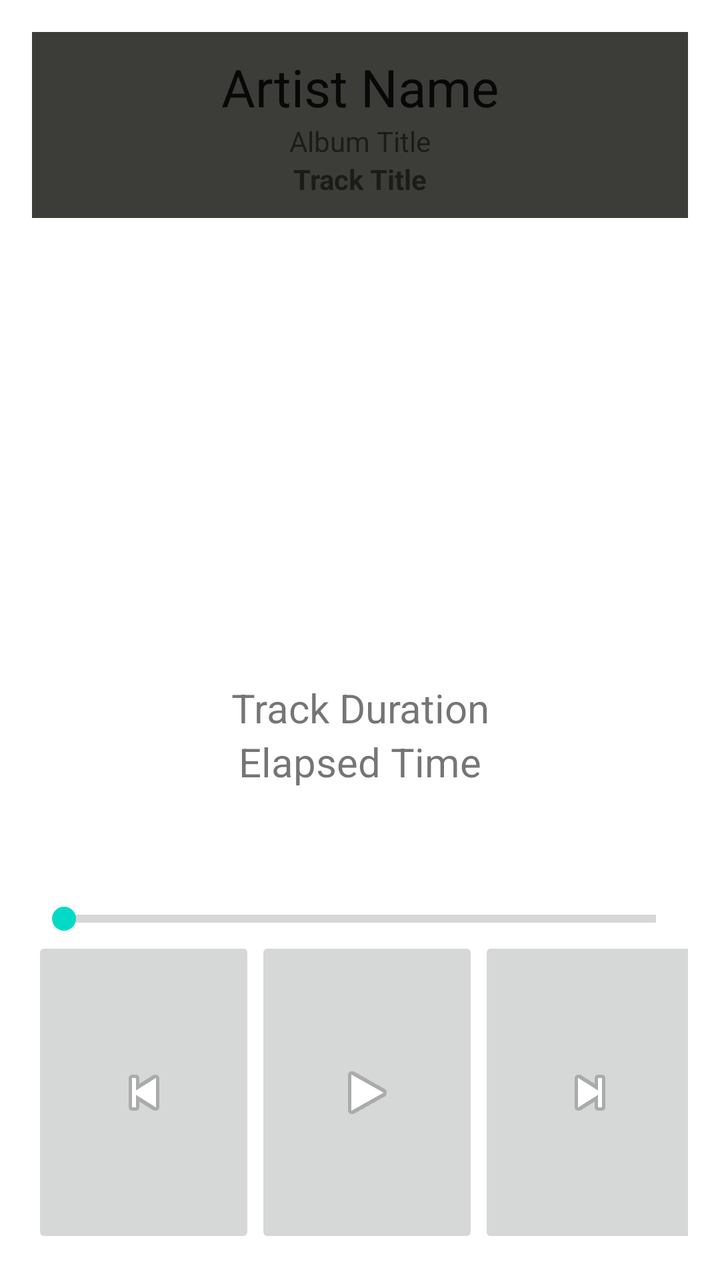
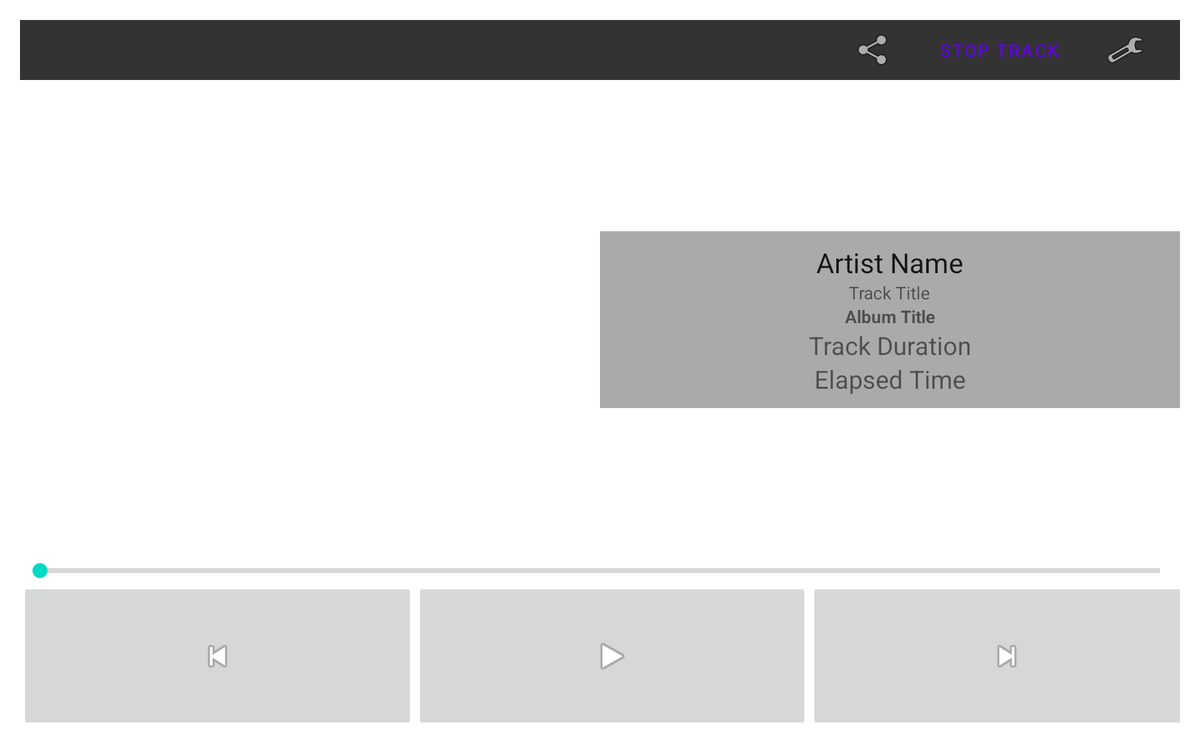

The same Android screen from two of the app's own layout files: first res/layout/ as a phone draws it, then the repository's variant for another configuration, drawn on a device whose configuration selects that folder. Both files follow.
<!-- AndroidManifest.xml: fallback theme Theme.MaterialComponents.DayNight.NoActionBar -->
<!-- res/layout/fragment_track_player.xml -->
<RelativeLayout xmlns:android="http://schemas.android.com/apk/res/android"
    xmlns:tools="http://schemas.android.com/tools" android:layout_width="match_parent"
    android:layout_height="match_parent" android:paddingLeft="@dimen/activity_horizontal_margin"
    android:paddingRight="@dimen/activity_horizontal_margin"
    android:paddingTop="@dimen/activity_vertical_margin"
    android:paddingBottom="@dimen/activity_vertical_margin"
    tools:context="com.brandycamacho.Spotify_Streamer.view.TrackPlayerFragment">

    <LinearLayout
        android:orientation="vertical"
        android:layout_width="match_parent"
        android:layout_height="match_parent">

        <LinearLayout
            android:orientation="horizontal"
            android:layout_width="fill_parent"
            android:layout_height="wrap_content"
            android:gravity="end"
            android:background="#333333"
            android:id="@+id/ll_fake_action_bar"
            android:visibility="gone">

            <ImageButton
                android:layout_width="wrap_content"
                android:layout_height="wrap_content"
                android:id="@+id/imageButton2"
                android:src="@android:drawable/ic_menu_share"
                style="?android:attr/buttonBarButtonStyle" />

            <Button
                style="?android:attr/buttonBarButtonStyle"
                android:layout_width="wrap_content"
                android:layout_height="wrap_content"
                android:text="Stop Track"
                android:id="@+id/btn_stop" />

            <ImageButton
                android:layout_width="wrap_content"
                android:layout_height="wrap_content"
                android:id="@+id/imageButton"
                android:src="@android:drawable/ic_menu_preferences"
                style="?android:attr/buttonBarButtonStyle" />
        </LinearLayout>

        <LinearLayout
            android:orientation="vertical"
            android:layout_width="match_parent"
            android:layout_height="match_parent"
            android:weightSum="1"
            android:layout_weight=".2"
            android:id="@+id/ll_album_info">

            <LinearLayout
                android:orientation="vertical"
                android:layout_width="match_parent"
                android:layout_height="wrap_content"
                android:paddingTop="10dp"
                android:paddingBottom="10dp"
                android:background="#3c3d38">

                <TextView
                    android:layout_width="wrap_content"
                    android:layout_height="wrap_content"
                    android:textAppearance="?android:attr/textAppearanceLarge"
                    android:text="Artist Name"
                    android:id="@+id/tv_artist_name"
                    android:layout_gravity="center_horizontal"
                    android:textSize="@dimen/list_view_detail_large_text" />

                <TextView
                    android:layout_width="wrap_content"
                    android:layout_height="wrap_content"
                    android:text="Album Title"
                    android:id="@+id/tv_album_title"
                    android:layout_gravity="center_horizontal" />

                <TextView
                    android:layout_width="wrap_content"
                    android:layout_height="wrap_content"
                    android:text="Track Title"
                    android:id="@+id/tv_track_title"
                    android:layout_gravity="center_horizontal"
                    android:textStyle="bold" />
            </LinearLayout>

            <LinearLayout
                android:orientation="vertical"
                android:layout_width="match_parent"
                android:layout_height="match_parent"
                android:layout_marginTop="10dp">

                <LinearLayout
                    android:orientation="horizontal"
                    android:layout_width="match_parent"
                    android:layout_height="match_parent"
                    android:layout_weight=".5" >

                    <ImageView
                        android:layout_width="match_parent"
                        android:layout_height="fill_parent"
                        android:id="@+id/iv_album_art"
                        android:layout_gravity="center_horizontal" />
                </LinearLayout>

                <FrameLayout
                    android:layout_width="match_parent"
                    android:layout_height="match_parent"
                    android:layout_weight=".5">

                    <LinearLayout
                        android:orientation="vertical"
                        android:layout_width="fill_parent"
                        android:layout_height="wrap_content"
                        android:layout_gravity="center"
                        >

                        <TextView
                            android:layout_width="fill_parent"
                            android:layout_height="wrap_content"
                            android:id="@+id/tv_track_duration"
                            android:text="Track Duration"
                            android:textSize="@dimen/title"
                            android:gravity="center_horizontal" />

                        <TextView
                            android:layout_width="fill_parent"
                            android:layout_height="wrap_content"
                            android:text="Elapsed Time"
                            android:id="@+id/tv_elapsed_time"
                            android:gravity="center_horizontal"
                            android:textSize="@dimen/title" />

                    </LinearLayout>
                </FrameLayout>
            </LinearLayout>

        </LinearLayout>

        <LinearLayout
            android:orientation="vertical"
            android:layout_width="match_parent"
            android:layout_height="match_parent"
            android:layout_weight=".5">

            <SeekBar
                style="?android:attr/progressBarStyleHorizontal"
                android:layout_width="match_parent"
                android:layout_height="wrap_content"
                android:id="@+id/progressSeekBar"
                android:indeterminate="false" />

            <LinearLayout
                android:orientation="horizontal"
                android:layout_width="match_parent"
                android:layout_height="match_parent"
                android:weightSum="1">

                <ImageButton
                    android:layout_width="fill_parent"
                    android:layout_height="match_parent"
                    android:id="@+id/btn_previous"
                    android:layout_weight="0.33"
                    android:src="@android:drawable/ic_media_previous" />

                <ImageButton
                    android:layout_width="fill_parent"
                    android:layout_height="match_parent"
                    android:id="@+id/btn_play"
                    android:src="@android:drawable/ic_media_play"
                    android:layout_weight=".33" />

                <ImageButton
                    android:layout_width="fill_parent"
                    android:layout_height="match_parent"
                    android:id="@+id/btn_next"
                    android:layout_weight="0.33"
                    android:src="@android:drawable/ic_media_next" />
            </LinearLayout>

        </LinearLayout>

    </LinearLayout>

</RelativeLayout>
<!-- resources referenced by this layout -->
<resources>
  <dimen name="activity_horizontal_margin">16dp</dimen>
  <dimen name="activity_vertical_margin">16dp</dimen>
  <dimen name="list_view_detail_large_text">26sp</dimen>
  <dimen name="title">20sp</dimen>
</resources>
<!-- res/layout-large-land/fragment_track_player.xml (the repository's variant of the layout above) -->
<!-- drawn on a 7-inch tablet turned sideways -->
<RelativeLayout xmlns:android="http://schemas.android.com/apk/res/android"
    xmlns:tools="http://schemas.android.com/tools" android:layout_width="match_parent"
    android:layout_height="match_parent" android:paddingLeft="@dimen/activity_horizontal_margin"
    android:paddingRight="@dimen/activity_horizontal_margin"
    android:paddingTop="@dimen/activity_vertical_margin"
    android:paddingBottom="@dimen/activity_vertical_margin"
    tools:context="com.brandycamacho.Spotify_Streamer.view.TrackPlayerFragment"
    tools:showIn="@layout/activity_track_player">

    <LinearLayout
        android:orientation="vertical"
        android:layout_width="match_parent"
        android:layout_height="match_parent">

        <LinearLayout
            android:orientation="horizontal"
            android:layout_width="fill_parent"
            android:layout_height="wrap_content"
            android:gravity="end"
            android:background="#333333"
            android:id="@+id/ll_fake_action_bar" >

            <ImageButton
                style="?android:attr/buttonBarButtonStyle"
                android:layout_width="wrap_content"
                android:layout_height="wrap_content"
                android:id="@+id/btn_share"
                android:src="@android:drawable/ic_menu_share" />

            <Button
                style="?android:attr/buttonBarButtonStyle"
                android:layout_width="wrap_content"
                android:layout_height="wrap_content"
                android:text="Stop Track"
                android:id="@+id/btn_stop" />

            <ImageButton
                style="?android:attr/buttonBarButtonStyle"
                android:layout_width="wrap_content"
                android:layout_height="wrap_content"
                android:id="@+id/btn_settings"
                android:src="@android:drawable/ic_menu_preferences" />
        </LinearLayout>

        <LinearLayout
            android:orientation="vertical"
            android:layout_width="match_parent"
            android:layout_height="match_parent"
            android:weightSum="1"
            android:layout_weight=".3"
            android:id="@+id/ll_album_info">

            <LinearLayout
                android:orientation="horizontal"
                android:layout_width="match_parent"
                android:layout_height="match_parent">

                <LinearLayout
                    android:orientation="horizontal"
                    android:layout_width="match_parent"
                    android:layout_height="match_parent"
                    android:layout_weight=".5">

                    <ImageView
                        android:layout_width="match_parent"
                        android:layout_height="fill_parent"
                        android:id="@+id/iv_album_art"
                        android:layout_gravity="center_horizontal" />
                </LinearLayout>

                <FrameLayout
                    android:layout_width="match_parent"
                    android:layout_height="match_parent"
                    android:layout_weight=".5">

                    <LinearLayout
                        android:orientation="vertical"
                        android:layout_width="match_parent"
                        android:layout_height="wrap_content"
                        android:layout_gravity="center"
                        android:id="@+id/linearLayout"
                        android:paddingTop="10dp"
                        android:paddingBottom="10dp"
                        android:background="@android:color/darker_gray">

                        <TextView
                            android:layout_width="wrap_content"
                            android:layout_height="wrap_content"
                            android:textAppearance="?android:attr/textAppearanceLarge"
                            android:text="Artist Name"
                            android:id="@+id/tv_artist_name"
                            android:layout_gravity="center_horizontal" />

                        <TextView
                            android:layout_width="wrap_content"
                            android:layout_height="wrap_content"
                            android:text="Track Title"
                            android:id="@+id/tv_track_title"
                            android:layout_gravity="center_horizontal" />

                        <TextView
                            android:layout_width="wrap_content"
                            android:layout_height="wrap_content"
                            android:text="Album Title"
                            android:id="@+id/tv_album_title"
                            android:layout_gravity="center_horizontal"
                            android:textStyle="bold" />

                        <TextView
                            android:layout_width="wrap_content"
                            android:layout_height="wrap_content"
                            android:id="@+id/tv_track_duration"
                            android:text="Track Duration"
                            android:textSize="@dimen/title"
                            android:layout_gravity="center_horizontal" />

                        <TextView
                            android:layout_width="wrap_content"
                            android:layout_height="wrap_content"
                            android:text="Elapsed Time"
                            android:id="@+id/tv_elapsed_time"
                            android:gravity="fill_horizontal|center_vertical"
                            android:layout_gravity="center"
                            android:textSize="@dimen/title" />

                    </LinearLayout>
                </FrameLayout>
            </LinearLayout>

        </LinearLayout>

        <LinearLayout
            android:orientation="vertical"
            android:layout_width="match_parent"
            android:layout_height="match_parent"
            android:layout_weight=".7"
            android:minHeight="100dp">

            <SeekBar
                style="?android:attr/progressBarStyleHorizontal"
                android:layout_width="match_parent"
                android:layout_height="wrap_content"
                android:id="@+id/progressSeekBar"
                android:indeterminate="false" />

            <LinearLayout
                android:orientation="horizontal"
                android:layout_width="match_parent"
                android:layout_height="match_parent"
                android:weightSum="1">

                <ImageButton
                    android:layout_width="fill_parent"
                    android:layout_height="match_parent"
                    android:id="@+id/btn_previous"
                    android:layout_weight="0.33"
                    android:src="@android:drawable/ic_media_previous" />

                <ImageButton
                    android:layout_width="fill_parent"
                    android:layout_height="match_parent"
                    android:id="@+id/btn_play"
                    android:src="@android:drawable/ic_media_play"
                    android:layout_weight=".33" />

                <ImageButton
                    android:layout_width="fill_parent"
                    android:layout_height="match_parent"
                    android:id="@+id/btn_next"
                    android:layout_weight="0.33"
                    android:src="@android:drawable/ic_media_next" />
            </LinearLayout>

        </LinearLayout>

    </LinearLayout>

</RelativeLayout>
<!-- res/layout/activity_track_player.xml (included above) -->
<fragment xmlns:android="http://schemas.android.com/apk/res/android"
    xmlns:tools="http://schemas.android.com/tools"
    android:id="@+id/fragment"
    android:name="com.brandycamacho.Spotify_Streamer.TrackPlayerFragment"
    android:layout_width="match_parent"
    android:layout_height="match_parent"
    tools:layout="@layout/fragment_track_player" />
<!-- res/layout/fragment_track_player.xml (included above) -->
<RelativeLayout xmlns:android="http://schemas.android.com/apk/res/android"
    xmlns:tools="http://schemas.android.com/tools" android:layout_width="match_parent"
    android:layout_height="match_parent" android:paddingLeft="@dimen/activity_horizontal_margin"
    android:paddingRight="@dimen/activity_horizontal_margin"
    android:paddingTop="@dimen/activity_vertical_margin"
    android:paddingBottom="@dimen/activity_vertical_margin"
    tools:context="com.brandycamacho.Spotify_Streamer.view.TrackPlayerFragment">

    <LinearLayout
        android:orientation="vertical"
        android:layout_width="match_parent"
        android:layout_height="match_parent">

        <LinearLayout
            android:orientation="horizontal"
            android:layout_width="fill_parent"
            android:layout_height="wrap_content"
            android:gravity="end"
            android:background="#333333"
            android:id="@+id/ll_fake_action_bar"
            android:visibility="gone">

            <ImageButton
                android:layout_width="wrap_content"
                android:layout_height="wrap_content"
                android:id="@+id/imageButton2"
                android:src="@android:drawable/ic_menu_share"
                style="?android:attr/buttonBarButtonStyle" />

            <Button
                style="?android:attr/buttonBarButtonStyle"
                android:layout_width="wrap_content"
                android:layout_height="wrap_content"
                android:text="Stop Track"
                android:id="@+id/btn_stop" />

            <ImageButton
                android:layout_width="wrap_content"
                android:layout_height="wrap_content"
                android:id="@+id/imageButton"
                android:src="@android:drawable/ic_menu_preferences"
                style="?android:attr/buttonBarButtonStyle" />
        </LinearLayout>

        <LinearLayout
            android:orientation="vertical"
            android:layout_width="match_parent"
            android:layout_height="match_parent"
            android:weightSum="1"
            android:layout_weight=".2"
            android:id="@+id/ll_album_info">

            <LinearLayout
                android:orientation="vertical"
                android:layout_width="match_parent"
                android:layout_height="wrap_content"
                android:paddingTop="10dp"
                android:paddingBottom="10dp"
                android:background="#3c3d38">

                <TextView
                    android:layout_width="wrap_content"
                    android:layout_height="wrap_content"
                    android:textAppearance="?android:attr/textAppearanceLarge"
                    android:text="Artist Name"
                    android:id="@+id/tv_artist_name"
                    android:layout_gravity="center_horizontal"
                    android:textSize="@dimen/list_view_detail_large_text" />

                <TextView
                    android:layout_width="wrap_content"
                    android:layout_height="wrap_content"
                    android:text="Album Title"
                    android:id="@+id/tv_album_title"
                    android:layout_gravity="center_horizontal" />

                <TextView
                    android:layout_width="wrap_content"
                    android:layout_height="wrap_content"
                    android:text="Track Title"
                    android:id="@+id/tv_track_title"
                    android:layout_gravity="center_horizontal"
                    android:textStyle="bold" />
            </LinearLayout>

            <LinearLayout
                android:orientation="vertical"
                android:layout_width="match_parent"
                android:layout_height="match_parent"
                android:layout_marginTop="10dp">

                <LinearLayout
                    android:orientation="horizontal"
                    android:layout_width="match_parent"
                    android:layout_height="match_parent"
                    android:layout_weight=".5" >

                    <ImageView
                        android:layout_width="match_parent"
                        android:layout_height="fill_parent"
                        android:id="@+id/iv_album_art"
                        android:layout_gravity="center_horizontal" />
                </LinearLayout>

                <FrameLayout
                    android:layout_width="match_parent"
                    android:layout_height="match_parent"
                    android:layout_weight=".5">

                    <LinearLayout
                        android:orientation="vertical"
                        android:layout_width="fill_parent"
                        android:layout_height="wrap_content"
                        android:layout_gravity="center"
                        >

                        <TextView
                            android:layout_width="fill_parent"
                            android:layout_height="wrap_content"
                            android:id="@+id/tv_track_duration"
                            android:text="Track Duration"
                            android:textSize="@dimen/title"
                            android:gravity="center_horizontal" />

                        <TextView
                            android:layout_width="fill_parent"
                            android:layout_height="wrap_content"
                            android:text="Elapsed Time"
                            android:id="@+id/tv_elapsed_time"
                            android:gravity="center_horizontal"
                            android:textSize="@dimen/title" />

                    </LinearLayout>
                </FrameLayout>
            </LinearLayout>

        </LinearLayout>

        <LinearLayout
            android:orientation="vertical"
            android:layout_width="match_parent"
            android:layout_height="match_parent"
            android:layout_weight=".5">

            <SeekBar
                style="?android:attr/progressBarStyleHorizontal"
                android:layout_width="match_parent"
                android:layout_height="wrap_content"
                android:id="@+id/progressSeekBar"
                android:indeterminate="false" />

            <LinearLayout
                android:orientation="horizontal"
                android:layout_width="match_parent"
                android:layout_height="match_parent"
                android:weightSum="1">

                <ImageButton
                    android:layout_width="fill_parent"
                    android:layout_height="match_parent"
                    android:id="@+id/btn_previous"
                    android:layout_weight="0.33"
                    android:src="@android:drawable/ic_media_previous" />

                <ImageButton
                    android:layout_width="fill_parent"
                    android:layout_height="match_parent"
                    android:id="@+id/btn_play"
                    android:src="@android:drawable/ic_media_play"
                    android:layout_weight=".33" />

                <ImageButton
                    android:layout_width="fill_parent"
                    android:layout_height="match_parent"
                    android:id="@+id/btn_next"
                    android:layout_weight="0.33"
                    android:src="@android:drawable/ic_media_next" />
            </LinearLayout>

        </LinearLayout>

    </LinearLayout>

</RelativeLayout>
